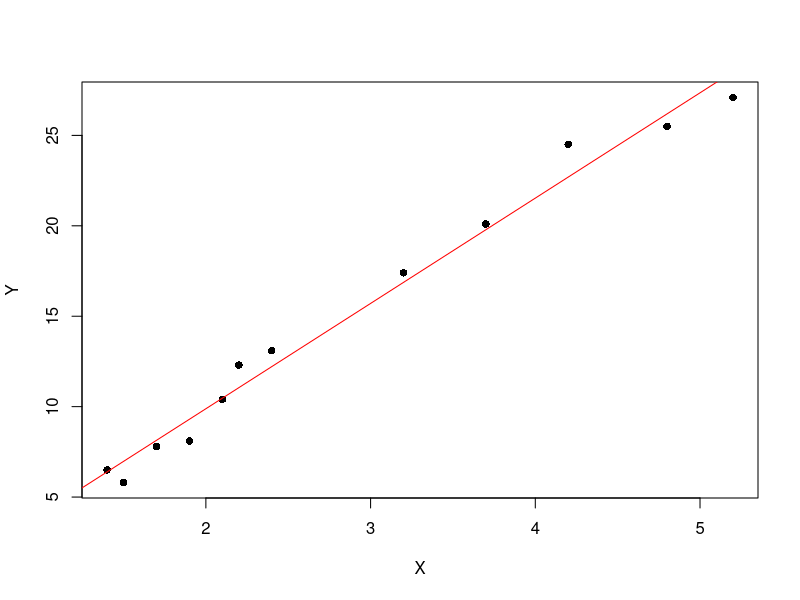
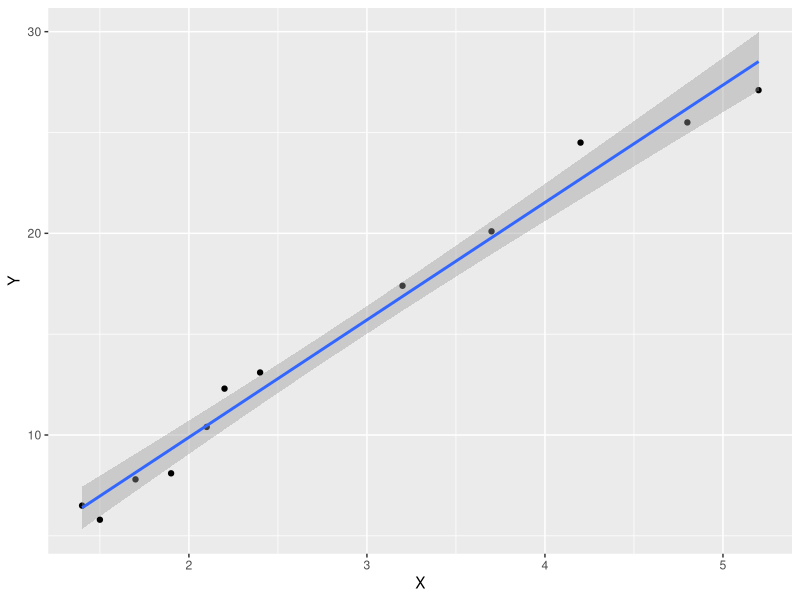
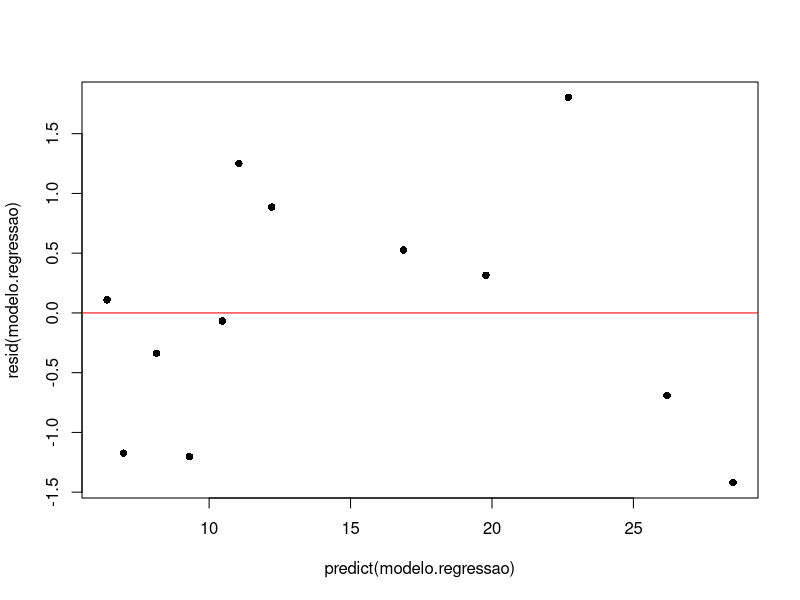
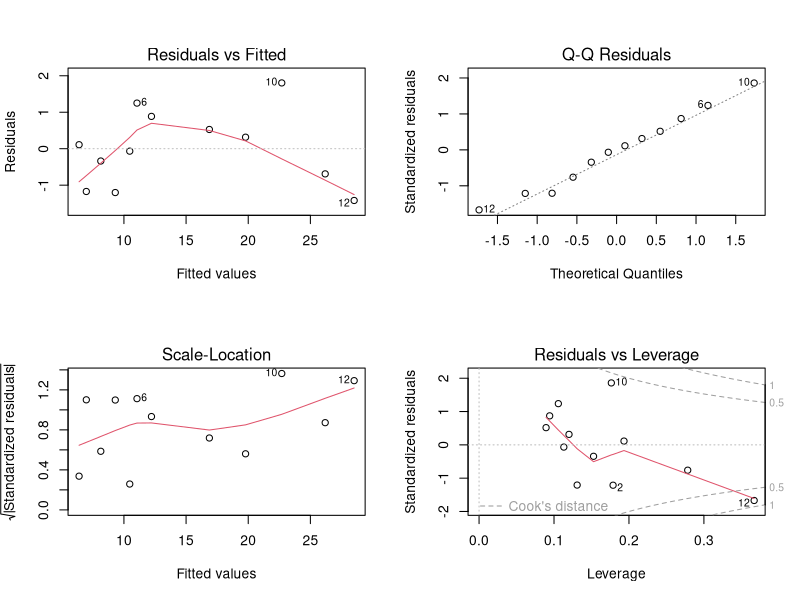

Source code (R) for these figures, in order:
## ---- chunk 1
Y <- c(6.5,5.8,7.8,8.1,10.4,12.3,13.1,17.4,20.1,24.5,25.5,27.1) # Variável resposta
X <- c(1.4,1.5,1.7,1.9,2.1,2.2,2.4,3.2,3.7,4.2,4.8,5.2)         # Variável explicativa
dados <- data.frame(Y,X)
dados
## ---- chunk 2
modelo.regressao <- lm(Y ~ X, data= dados)
summary(modelo.regressao)  # Estimativa dos parâmetros, Erro, R2 do modelo
anova(modelo.regressao)    # Tabela de ANOVA
## ---- chunk 3
plot (Y ~ X,pch=16 ,data = dados)
abline(modelo.regressao,col="red") # Esta função ajusta a reta do modelo aos dados
## ---- chunk 4
library(ggplot2)
ggplot(data=dados,aes(y=Y,x=X))+geom_point()+geom_smooth(method="lm")
## ---- chunk 5
plot(resid(modelo.regressao) ~ predict(modelo.regressao),pch=16) # Resíduos vs. Y esperado
abline(0,0,col="red") # Coloca uma reta no Y = 0
par(mfrow=c(2,2))
plot(modelo.regressao) # Diagnóstico completo dos resíduos
## ---- chunk 6
coef(modelo.regressao)      # Coeficientes do modelo (intercepto e beta)
predict(modelo.regressao)   # Valores previstos pelo modelo
residuals(modelo.regressao) # Resíduos do modelo
